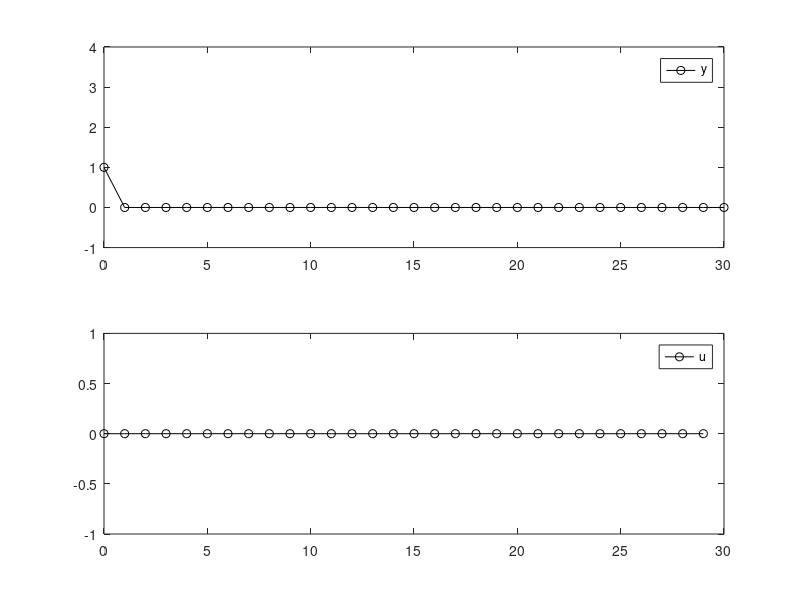

The MATLAB source for this figure:
%Ex 5 f


A = [0     0      0    ;
     0     0      1    ;
     0.1  -0.79   1.78];
B = [1 0 0.1]';
C = [0 0 1];

x0 = [0;0;1];

Q = [0 0 0; 0 0 0; 0 0 2];
R = 2;

N= 30;
nx = 3;
nu = 1;

I = sparse(eye(N));
Q_G = sparse(kron(I,Q));
R_G = sparse(kron(I,R));
G = blkdiag(Q_G,R_G);

A_eq_I = sparse(eye(N*nx));
A_eq_A = sparse(kron(diag(ones(N-1,1),-1),-A));
A_eq_B = sparse(kron(I,-B));

A_eq = [A_eq_I + A_eq_A, A_eq_B];

b_eq = sparse([A*x0;zeros((N-1)*nx,1)]);

KKT_zero = sparse(zeros(N*nx));
KKT_zero_vec = sparse(zeros(N*(nx+nu),1));

KKT = [G -A_eq';
       A_eq KKT_zero];
KKT_vec = [KKT_zero_vec;b_eq];

KKT_sol = KKT\KKT_vec;

time = 1:N;
%Constraint, x not constrained so "set" to inf
x_con_l = -Inf(nx*N,1);
x_con_u = Inf(nx*N,1);
u_con_l = -ones(nu*N,1);
u_con_u = ones(nu*N,1);

lb = [x_con_l;u_con_l];
ub = [x_con_u;u_con_u];  

%Getting the variables

[z,fval,exitflag,output,lambda] = quadprog(G,[],[],[],A_eq,b_eq,lb,ub,[]);

y = [x0(3);z(nx:nx:N*nx)];
u= z(N*nx+1:nx*N+nu*N);


figure(1)
subplot(2,1,1);
plot([0,time],y,'-ko');
ylim([-1,4]);
legend('y');
subplot(2,1,2);
plot(time-1,u,'-ko');
legend('u');